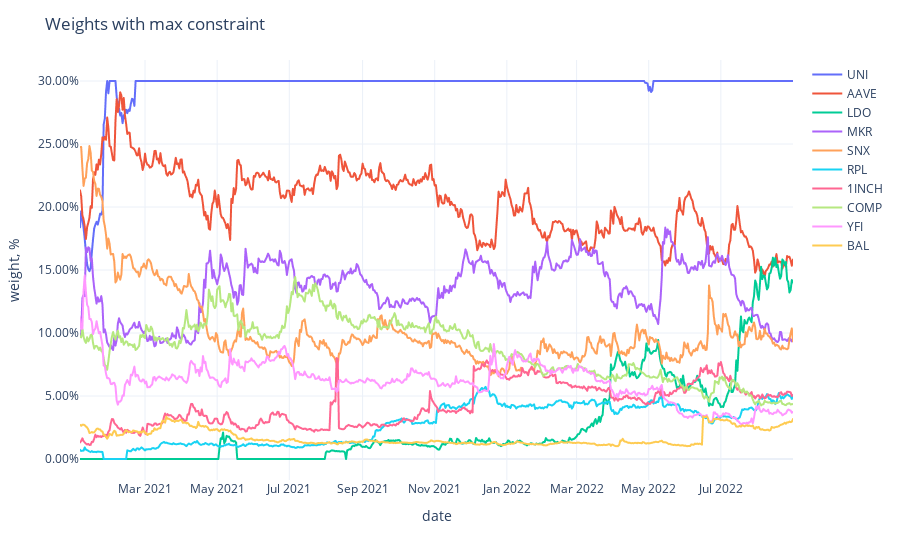

The cell this chart's notebook holds for it:
### Code cell
fig = px.line(adjusted_weights,
              labels={'value': 'weight, %', 'variable': ''})
fig.update_traces(
    hovertemplate="%{y}"
)
fig.update_yaxes(
    tickformat=".2%",
)
fig.update_xaxes(
    showspikes=True,
    spikethickness=2,
    spikedash="dot",
    spikecolor="#999999",
    spikemode="across",
)
fig.update_layout(
    hovermode="x",
    hoverdistance=100,  ## Distance to show hover label of data point
    spikedistance=1000,  ## Distance to show spike
    template='plotly_white',
    title='Weights with max constraint'
)

### Figure 1 — Plotly figure (JSON) as saved in the notebook; plotly's stock layout.template omitted (floating-point values rounded to 4 significant figures; data arrays with more than 128 entries replaced by an {"elided": "..."} marker saying what was removed)
{"data": [{"hovertemplate": "%{y}", "legendgroup": "UNI", "line": {"color": "#636efa", "dash": "solid"}, "marker": {"symbol": "circle"}, "mode": "lines", "name": "UNI", "showlegend": true, "type": "scattergl", "x": {"elided": "604 str values"}, "xaxis": "x", "y": {"elided": "604 float values"}, "yaxis": "y"}, {"hovertemplate": "%{y}", "legendgroup": "AAVE", "line": {"color": "#EF553B", "dash": "solid"}, "marker": {"symbol": "circle"}, "mode": "lines", "name": "AAVE", "showlegend": true, "type": "scattergl", "x": {"elided": "604 str values"}, "xaxis": "x", "y": {"elided": "604 float values"}, "yaxis": "y"}, {"hovertemplate": "%{y}", "legendgroup": "LDO", "line": {"color": "#00cc96", "dash": "solid"}, "marker": {"symbol": "circle"}, "mode": "lines", "name": "LDO", "showlegend": true, "type": "scattergl", "x": {"elided": "604 str values"}, "xaxis": "x", "y": {"elided": "604 float values"}, "yaxis": "y"}, {"hovertemplate": "%{y}", "legendgroup": "MKR", "line": {"color": "#ab63fa", "dash": "solid"}, "marker": {"symbol": "circle"}, "mode": "lines", "name": "MKR", "showlegend": true, "type": "scattergl", "x": {"elided": "604 str values"}, "xaxis": "x", "y": {"elided": "604 float values"}, "yaxis": "y"}, {"hovertemplate": "%{y}", "legendgroup": "SNX", "line": {"color": "#FFA15A", "dash": "solid"}, "marker": {"symbol": "circle"}, "mode": "lines", "name": "SNX", "showlegend": true, "type": "scattergl", "x": {"elided": "604 str values"}, "xaxis": "x", "y": {"elided": "604 float values"}, "yaxis": "y"}, {"hovertemplate": "%{y}", "legendgroup": "RPL", "line": {"color": "#19d3f3", "dash": "solid"}, "marker": {"symbol": "circle"}, "mode": "lines", "name": "RPL", "showlegend": true, "type": "scattergl", "x": {"elided": "604 str values"}, "xaxis": "x", "y": {"elided": "604 float values"}, "yaxis": "y"}, {"hovertemplate": "%{y}", "legendgroup": "1INCH", "line": {"color": "#FF6692", "dash": "solid"}, "marker": {"symbol": "circle"}, "mode": "lines", "name": "1INCH", "showlegend": true, "type": "scattergl", "x": {"elided": "604 str values"}, "xaxis": "x", "y": {"elided": "604 float values"}, "yaxis": "y"}, {"hovertemplate": "%{y}", "legendgroup": "COMP", "line": {"color": "#B6E880", "dash": "solid"}, "marker": {"symbol": "circle"}, "mode": "lines", "name": "COMP", "showlegend": true, "type": "scattergl", "x": {"elided": "604 str values"}, "xaxis": "x", "y": {"elided": "604 float values"}, "yaxis": "y"}, {"hovertemplate": "%{y}", "legendgroup": "YFI", "line": {"color": "#FF97FF", "dash": "solid"}, "marker": {"symbol": "circle"}, "mode": "lines", "name": "YFI", "showlegend": true, "type": "scattergl", "x": {"elided": "604 str values"}, "xaxis": "x", "y": {"elided": "604 float values"}, "yaxis": "y"}, {"hovertemplate": "%{y}", "legendgroup": "BAL", "line": {"color": "#FECB52", "dash": "solid"}, "marker": {"symbol": "circle"}, "mode": "lines", "name": "BAL", "showlegend": true, "type": "scattergl", "x": {"elided": "604 str values"}, "xaxis": "x", "y": {"elided": "604 float values"}, "yaxis": "y"}], "layout": {"autosize": true, "hoverdistance": 100, "hovermode": "x", "legend": {"title": {"text": ""}, "tracegroupgap": 0}, "margin": {"t": 60}, "spikedistance": 1000, "title": {"text": "Weights with max constraint"}, "xaxis": {"anchor": "y", "autorange": true, "domain": [0, 1], "range": ["2021-01-05", "2022-08-31"], "showspikes": true, "spikecolor": "#999999", "spikedash": "dot", "spikemode": "across", "spikethickness": 2, "title": {"text": "date"}, "type": "date"}, "yaxis": {"anchor": "x", "autorange": true, "domain": [0, 1], "range": [-0.01667, 0.3167], "tickformat": ".2%", "title": {"text": "weight, %"}, "type": "linear"}}}
